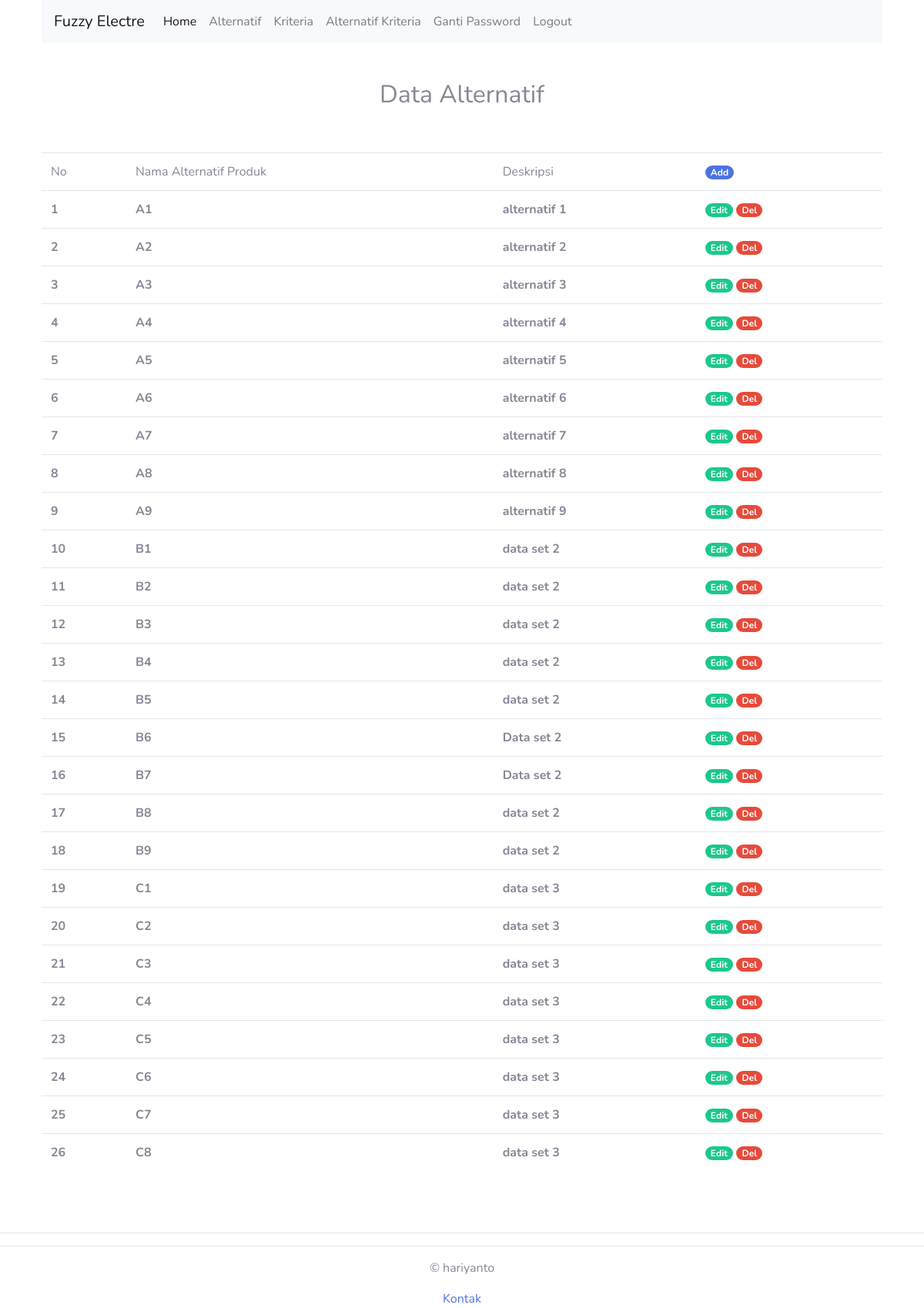
The page /alternatif.php (signed in) on the database its author committed.
### tables this page shows
CREATE TABLE `alternatif` (
  `id_alternatif` int(11) NOT NULL,
  `nama_alternatif` varchar(200) DEFAULT NULL,
  `deskripsi` text
);

### alternatif.php (the view, shortened to what this page needs)
<?php
include("koneksi.php");
require("header_login.php");
?>
<br><br>
<h2 class= "text-center">Data Alternatif</h2>
<br><br>
<table class="table table-hover">
  <tr>
    <td scope="col">No</td>
    <td scope="col">Nama Alternatif Produk</td>
    <td scope="col">Deskripsi</td>
    <td scope="col"><a class="badge badge-pill badge-primary" href="add-alternatif.php">Add</a></td>
  </tr>
  <?php
  $i = 1;
  $queryalternatif = mysqli_query($db, "SELECT * FROM alternatif ORDER BY id_alternatif");
  while ($dataalternatif = mysqli_fetch_array($queryalternatif)) {
    ?>
    <tr>
      <th scope="row"><?php echo $i++; ?></th>
      <th><?php echo $dataalternatif['nama_alternatif']; ?></th>
      <th><?php echo $dataalternatif['deskripsi']; ?></th>
      <th><a class="badge badge-pill badge-success" href="edit-alternatif.php?id_alternatif=<?php echo $dataalternatif['id_alternatif']; ?>">Edit</a> <a class="badge badge-pill badge-danger" href="del-alternatif.php?id_alternatif=<?php echo $dataalternatif['id_alternatif']; ?>">Del</a></th>
    </tr>
  <?php
  }
  ?>
</table>
</div>
<?php require("footer.php");
?>

### rows shown on the page
alternatif: nama_alternatif "A1", deskripsi "alternatif 1"
alternatif: nama_alternatif "A2", deskripsi "alternatif 2"
alternatif: nama_alternatif "A3", deskripsi "alternatif 3"
alternatif: nama_alternatif "A4", deskripsi "alternatif 4"
alternatif: nama_alternatif "A5", deskripsi "alternatif 5"
alternatif: nama_alternatif "A6", deskripsi "alternatif 6"
alternatif: nama_alternatif "A7", deskripsi "alternatif 7"
alternatif: nama_alternatif "A8", deskripsi "alternatif 8"
alternatif: nama_alternatif "A9", deskripsi "alternatif 9"
alternatif: nama_alternatif "B1", deskripsi "data set 2"
alternatif: nama_alternatif "B2", deskripsi "data set 2"
alternatif: nama_alternatif "B3", deskripsi "data set 2"
alternatif: nama_alternatif "B4", deskripsi "data set 2"
alternatif: nama_alternatif "B5", deskripsi "data set 2"
alternatif: nama_alternatif "B6", deskripsi "Data set 2"
alternatif: nama_alternatif "B7", deskripsi "Data set 2"
alternatif: nama_alternatif "B8", deskripsi "data set 2"
alternatif: nama_alternatif "B9", deskripsi "data set 2"
alternatif: nama_alternatif "C1", deskripsi "data set 3"
alternatif: nama_alternatif "C2", deskripsi "data set 3"
alternatif: nama_alternatif "C3", deskripsi "data set 3"
alternatif: nama_alternatif "C4", deskripsi "data set 3"
alternatif: nama_alternatif "C5", deskripsi "data set 3"
alternatif: nama_alternatif "C6", deskripsi "data set 3"
alternatif: nama_alternatif "C7", deskripsi "data set 3"
alternatif: nama_alternatif "C8", deskripsi "data set 3"
